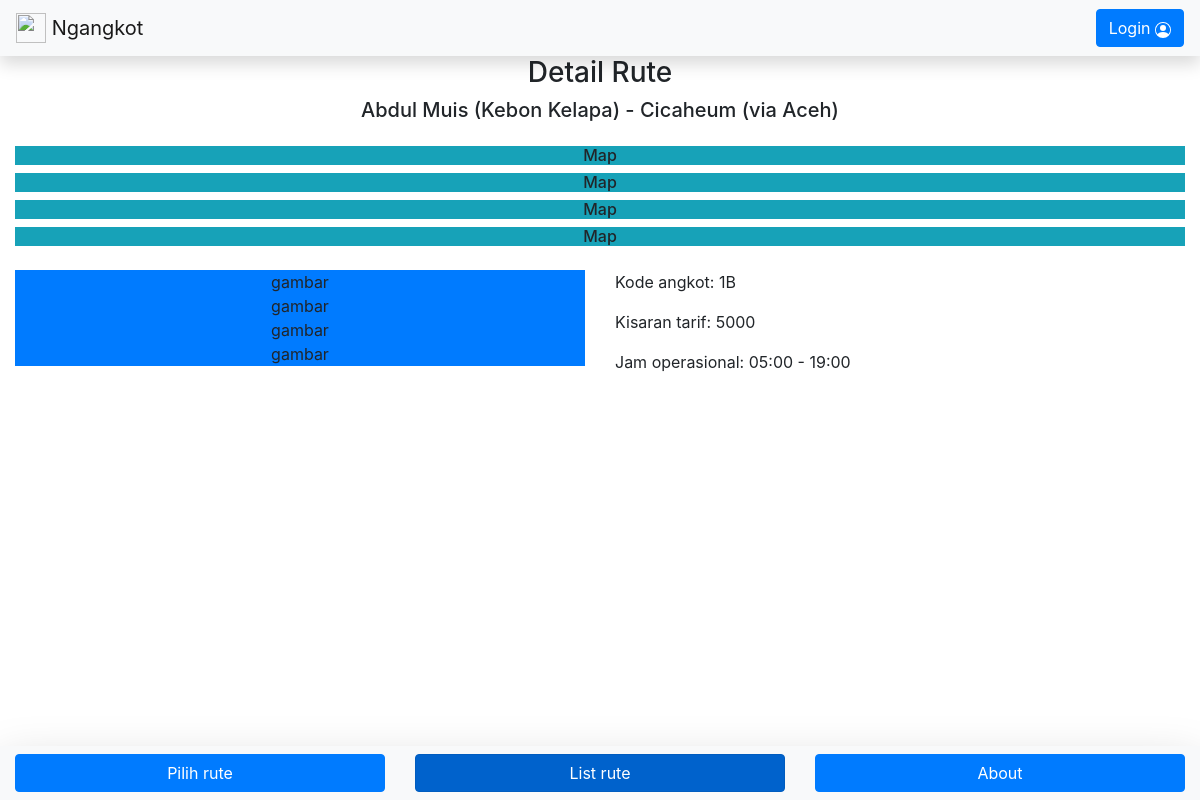
Screenshot of /detail_rute.php?id=2 with the database file from the repository.
### tables this page shows
CREATE TABLE `rute_angkot` (
  `id_rute` int(11) NOT NULL AUTO_INCREMENT,
  `kode` varchar(10) DEFAULT NULL,
  `jurusan` varchar(255) DEFAULT NULL,
  `warna` varchar(255) DEFAULT NULL,
  `gambar` varchar(255) DEFAULT NULL,
  `harga` int(11) DEFAULT NULL,
  `jam_opr_awal` varchar(5) DEFAULT NULL,
  `jam_opr_akhir` varchar(5) DEFAULT NULL,
  `koordinat_awal` varchar(255) DEFAULT NULL,
  `koordinat_akhir` varchar(255) DEFAULT NULL,
  PRIMARY KEY (`id_rute`)
);

### detail_rute.php (the view, shortened to what this page needs)
<?php
    include 'config/connection.php';
    $id_rute = $_GET['id'];
    $sql    = "SELECT * FROM rute_angkot WHERE id_rute = $id_rute";
    $query  = $conn->query($sql);
    $data   = $query->fetch_array();
?>
<!DOCTYPE html>
<html lang="en">
<head>
    <link rel="stylesheet" href="https://cdn.jsdelivr.net/npm/bootstrap@4.6.1/dist/css/bootstrap.min.css">
    <link stylesheet type="text/css" rel="stylesheet" href="css/style.css">
</head>
<body>
    <?php include('elements/top_nav.php'); ?>
    <div class="mainContent container-fluid">
        <div class="text-center mb-4">
            <h3>Detail Rute</h3>
            <h5><?= $data['jurusan'] ?></h5>
        </div>
        <h6 class="bg-info text-center">Map</h6>
        <h6 class="bg-info text-center">Map</h6>
        <h6 class="bg-info text-center">Map</h6>
        <h6 class="bg-info text-center">Map</h6>
        <div class="row mt-4">
            <div class="col-6">
                <div class="text-center bg-primary">gambar</div>
                <div class="text-center bg-primary">gambar</div>
                <div class="text-center bg-primary">gambar</div>
                <div class="text-center bg-primary">gambar</div>
            </div>
            <div class="col-6">
                <p>Kode angkot: <?= $data['kode'] ?></p>
                <p>Kisaran tarif: <?= $data['harga'] ?></p>
                <p>Jam operasional: <?= $data['jam_opr_awal'] ?> - <?= $data['jam_opr_akhir'] ?></p>
            </div>
        </div>
    </div>
    <?php
    include('elements/bottom_nav.php');
    ?>
</body>
</html>

### css/style.css (style rules this page uses)
* { margin: 0; padding: 0; box-sizing: border-box; }
.mainContent { margin-top: 56px; margin-bottom: 54px; }

### rows the page displays
rute_angkot: jurusan "Abdul Muis (Kebon Kelapa) - Cicaheum (via Aceh)", kode "1B", harga "5000", jam_opr_awal "05:00", jam_opr_akhir "19:00"
